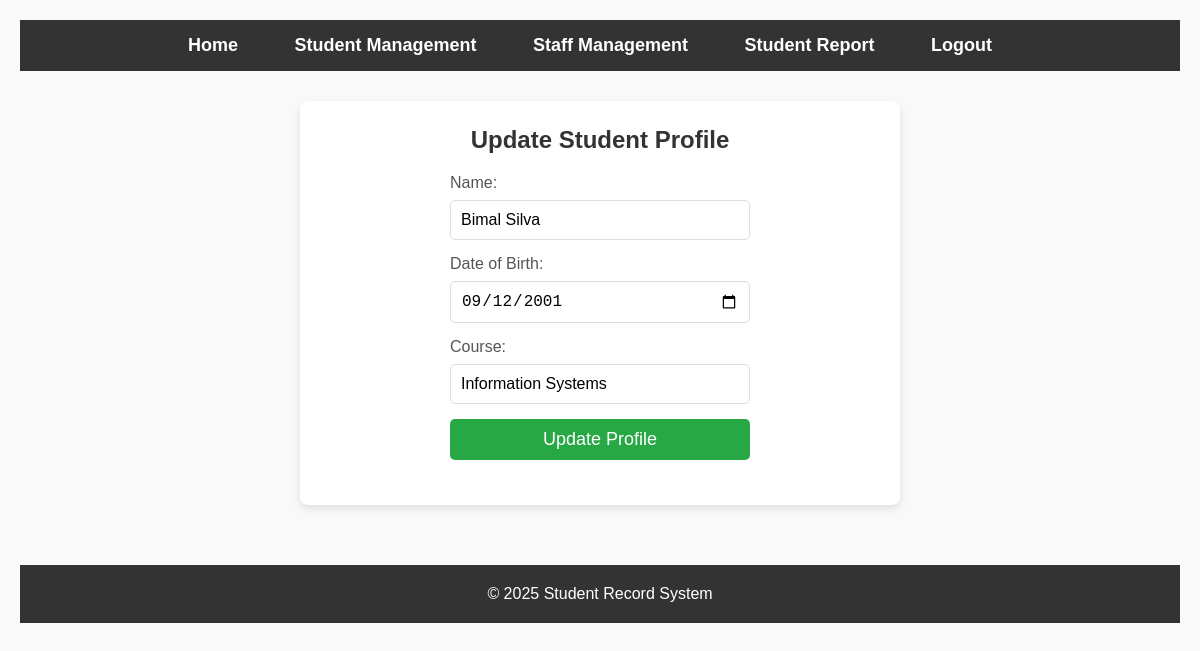
The app's page /register.php?id=2 with its own data.
### tables this page shows
CREATE TABLE `students` (
  `id` int(11) NOT NULL,
  `name` varchar(100) DEFAULT NULL,
  `dob` date DEFAULT NULL,
  `course` varchar(100) DEFAULT NULL
);

### register.php (the view, shortened to what this page needs)
<?php
include 'db.php';
if (isset($_GET['id'])) {
    $student_id = $_GET['id'];
    $student_result = $conn->query("SELECT * FROM students WHERE id = $student_id");
    $student = $student_result->fetch_assoc();
}
?>
<!DOCTYPE html>
<html lang="en">
<head>
    <link rel="stylesheet" href="style.css">
</head>
<body>
<nav>
    <ul>
        <li><a href="index.php">Home</a></li>
        <li class="dropdown">
            <a href="#" class="dropbtn">Student Management</a>
        </li>
        <li class="dropdown">
            <a href="#" class="dropbtn">Staff Management</a>
        </li>
        <li><a href="report.php">Student Report</a></li>
        <li><a href="logout.php">Logout</a></li>
    </ul>
</nav>
    <div class="container">
        <div class="form-container">
            <h2><?php echo isset($student_id) ? 'Update Student Profile' : 'Register New Student'; ?></h2>
            <form method="post">
                <label>Name:</label>
                <input type="text" name="name" value="<?php echo isset($student) ? $student['name'] : ''; ?>" required>
                <label>Date of Birth:</label>
                <input type="date" name="dob" value="<?php echo isset($student) ? $student['dob'] : ''; ?>" required>
                <label>Course:</label>
                <input type="text" name="course" value="<?php echo isset($student) ? $student['course'] : ''; ?>" required>
                <input type="submit" name="submit" value="<?php echo isset($student_id) ? 'Update Profile' : 'Register Student'; ?>">
            </form>
        </div>
    </div>
    <footer class="footer">
        <p>&copy; 2025 Student Record System</p>
    </footer>
</body>
</html>

### style.css (style rules this page uses)
* { margin: 0; padding: 0; box-sizing: border-box; }
body { font-family: Arial, sans-serif; background-color: #f5f5f5; color: #333; }
body { font-family: 'Arial', sans-serif; background-color: #f9f9f9; color: #333; margin: 0; padding: 20px; }
nav { background-color: #333; color: white; padding: 15px 0; text-align: center; }
nav ul { list-style-type: none; padding: 0; margin: 0; }
nav ul li { display: inline; margin-right: 20px; }
nav ul li a { color: white; text-decoration: none; font-weight: bold; font-size: 18px; padding: 8px 16px; transition: background-color 0.3s; }
.dropdown { position: relative; display: inline-block; }
.container { max-width: 1200px; margin: 0 auto; padding: 30px 20px; }
h2, h3 { color: #333; text-align: center; margin-bottom: 20px; }
h2 { font-size: 28px; }
.form-container { background-color: white; padding: 25px; border-radius: 8px; box-shadow: 0 4px 8px rgba(0, 0, 0, 0.1); margin-top: 30px; width: 100%; max-width: 600px; margin: 0 auto; }
.form-container h2 { font-size: 24px; margin-bottom: 20px; color: #333; }
.form-container label { display: block; font-size: 16px; margin-bottom: 8px; color: #555; }
.form-container input[type="text"], .form-container input[type="date"], .form-container input[type="number"] { width: 100%; padding: 10px; margin-bottom: 15px; border: 1px solid #ddd; border-radius: 5px; font-size: 16px; }
.form-container input[type="submit"] { background-color: #28a745; color: white; padding: 10px 20px; border: none; border-radius: 5px; font-size: 18px; cursor: pointer; transition: background-color 0.3s; }
.footer { background-color: #333; color: white; padding: 20px 0; text-align: center; position: relative; bottom: 0; width: 100%; margin-top: 30px; }
.footer p { font-size: 16px; margin: 0; }
h2 { text-align: center; margin-bottom: 30px; }
form { display: flex; flex-direction: column; width: 300px; margin: 0 auto; }
form label { margin-bottom: 10px; }
form input { margin-bottom: 20px; padding: 10px; border: 1px solid #ccc; border-radius: 5px; }
form input[type="submit"] { background-color: #4CAF50; color: #fff; border: none; }
footer { background-color: #333; color: #fff; text-align: center; padding: 10px 0; position: fixed; width: 100%; bottom: 0; }

### records on screen
students: name "Bimal Silva", dob "09/12/2001", course "Information Systems"
